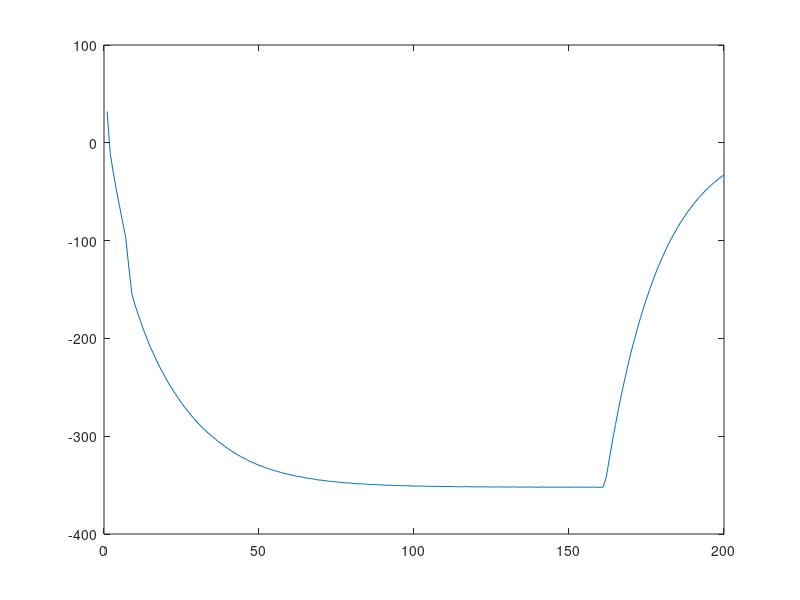

The MATLAB source for this figure: (Note: this script raises an error after producing the figure.)
data = load("raw_data/disk_test_-8.mat");
plot(data.data(1:200,4));
cut_data = data.data(2:95,:);
save("cut_data/disk_test_up_-8.mat", "cut_data");
plot(cut_data(:,4));